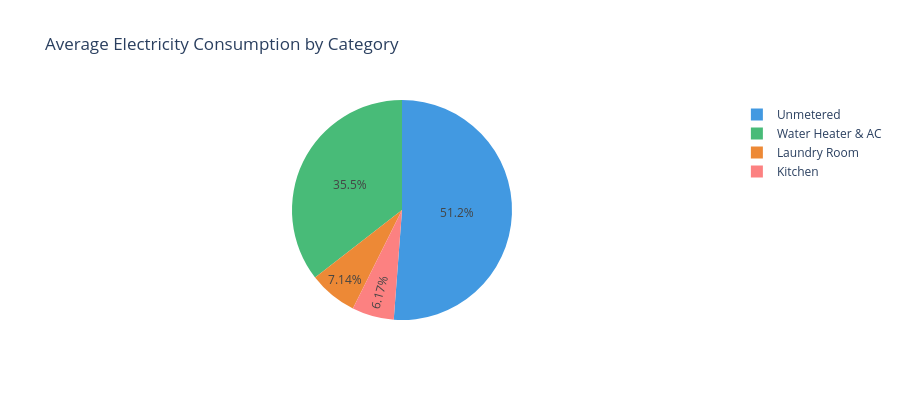

Source (notebook cell):
### Code cell
# Sub-metering breakdown
submeter_avg = {
    'Kitchen': df['Sub_metering_1'].mean(),
    'Laundry Room': df['Sub_metering_2'].mean(),
    'Water Heater & AC': df['Sub_metering_3'].mean(),
    'Unmetered': (df['Global_active_power'] * 1000/60 - 
                  df['Sub_metering_1'] - 
                  df['Sub_metering_2'] - 
                  df['Sub_metering_3']).mean()
}

submeter_df = pd.DataFrame({
    'Category': list(submeter_avg.keys()),
    'Avg_Consumption': list(submeter_avg.values())
})

fig = px.pie(
    submeter_df,
    names='Category',
    values='Avg_Consumption',
    title='Average Electricity Consumption by Category',
    color_discrete_sequence=['#4299e1', '#48bb78', '#ed8936', '#fc8181']
)

fig.update_layout(height=400)
fig.show()

### Figure 1 — Plotly figure (JSON) as saved in the notebook; plotly's stock layout.template omitted (floating-point values rounded to 4 significant figures)
{"data": [{"domain": {"x": [0, 1], "y": [0, 1]}, "hovertemplate": "Category=%{label}<br>Avg_Consumption=%{value}<extra></extra>", "labels": ["Kitchen", "Laundry Room", "Water Heater & AC", "Unmetered"], "legendgroup": "", "name": "", "showlegend": true, "type": "pie", "values": [1.122, 1.299, 6.458, 9.315]}], "layout": {"height": 400, "legend": {"tracegroupgap": 0}, "piecolorway": ["#4299e1", "#48bb78", "#ed8936", "#fc8181"], "title": {"text": "Average Electricity Consumption by Category"}}}
